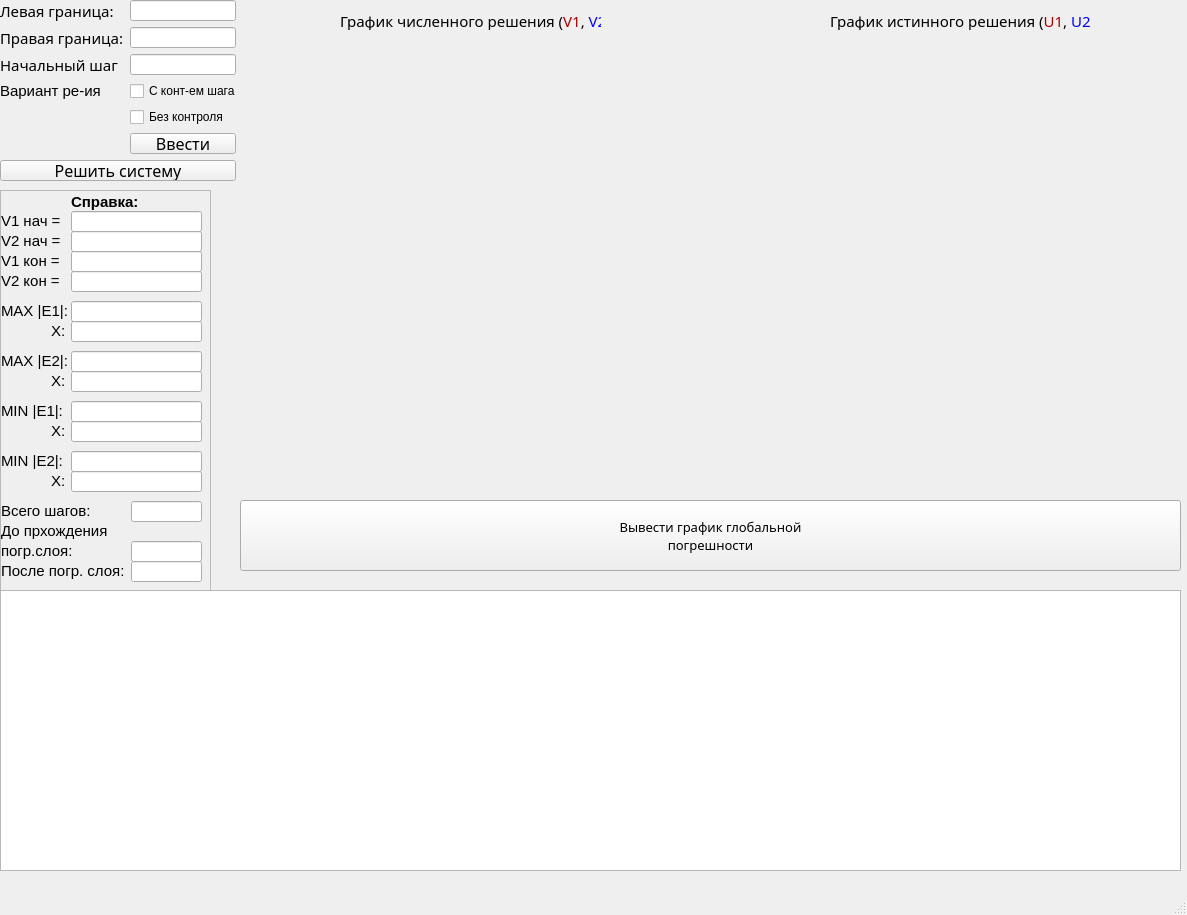
<?xml version="1.0" encoding="UTF-8"?>
<ui version="4.0">
 <class>MainWindow</class>
 <widget class="QMainWindow" name="MainWindow">
  <property name="geometry">
   <rect>
    <x>0</x>
    <y>0</y>
    <width>1187</width>
    <height>915</height>
   </rect>
  </property>
  <property name="windowTitle">
   <string>MainWindow</string>
  </property>
  <widget class="QWidget" name="centralwidget">
   <widget class="QWidget" name="formLayoutWidget">
    <property name="geometry">
     <rect>
      <x>0</x>
      <y>0</y>
      <width>236</width>
      <height>181</height>
     </rect>
    </property>
    <layout class="QFormLayout" name="formLayout">
     <item row="0" column="0">
      <widget class="QLabel" name="label">
       <property name="font">
        <font>
         <family>Modern No. 20</family>
         <pointsize>12</pointsize>
         <bold>false</bold>
        </font>
       </property>
       <property name="text">
        <string>&lt;html&gt;&lt;head/&gt;&lt;body&gt;&lt;p&gt;&lt;span style=&quot; font-size:11pt;&quot;&gt;Левая граница:&lt;/span&gt;&lt;/p&gt;&lt;/body&gt;&lt;/html&gt;</string>
       </property>
       <property name="textFormat">
        <enum>Qt::TextFormat::AutoText</enum>
       </property>
      </widget>
     </item>
     <item row="1" column="0">
      <widget class="QLabel" name="label_2">
       <property name="font">
        <font>
         <family>Modern No. 20</family>
         <pointsize>12</pointsize>
        </font>
       </property>
       <property name="text">
        <string>&lt;html&gt;&lt;head/&gt;&lt;body&gt;&lt;p&gt;&lt;span style=&quot; font-size:11pt;&quot;&gt;Правая граница:&lt;/span&gt;&lt;/p&gt;&lt;/body&gt;&lt;/html&gt;</string>
       </property>
      </widget>
     </item>
     <item row="1" column="1">
      <widget class="QLineEdit" name="lineEdit_2"/>
     </item>
     <item row="2" column="0">
      <widget class="QLabel" name="label_3">
       <property name="font">
        <font>
         <family>Modern No. 20</family>
         <pointsize>12</pointsize>
        </font>
       </property>
       <property name="text">
        <string>&lt;html&gt;&lt;head/&gt;&lt;body&gt;&lt;p&gt;&lt;span style=&quot; font-size:11pt;&quot;&gt;Начальный шаг&lt;/span&gt;&lt;/p&gt;&lt;/body&gt;&lt;/html&gt;</string>
       </property>
      </widget>
     </item>
     <item row="2" column="1">
      <widget class="QLineEdit" name="lineEdit_3"/>
     </item>
     <item row="3" column="0">
      <widget class="QLabel" name="label_16">
       <property name="text">
        <string>&lt;html&gt;&lt;head/&gt;&lt;body&gt;&lt;p&gt;&lt;span style=&quot; font-size:11pt;&quot;&gt;Вариант ре-ия&lt;/span&gt;&lt;/p&gt;&lt;/body&gt;&lt;/html&gt;</string>
       </property>
      </widget>
     </item>
     <item row="4" column="1">
      <widget class="QCheckBox" name="checkBox_2">
       <property name="text">
        <string>Без контроля</string>
       </property>
      </widget>
     </item>
     <item row="5" column="1">
      <widget class="QPushButton" name="pushButton">
       <property name="font">
        <font>
         <family>Modern No. 20</family>
         <pointsize>12</pointsize>
        </font>
       </property>
       <property name="text">
        <string>Ввести</string>
       </property>
      </widget>
     </item>
     <item row="0" column="1">
      <widget class="QLineEdit" name="lineEdit"/>
     </item>
     <item row="3" column="1">
      <widget class="QCheckBox" name="checkBox">
       <property name="text">
        <string>С конт-ем шага</string>
       </property>
      </widget>
     </item>
     <item row="6" column="0" colspan="2">
      <widget class="QPushButton" name="pushButton_2">
       <property name="font">
        <font>
         <family>Modern No. 20</family>
         <pointsize>12</pointsize>
        </font>
       </property>
       <property name="styleSheet">
        <string notr="true"/>
       </property>
       <property name="text">
        <string>Решить систему</string>
       </property>
      </widget>
     </item>
    </layout>
   </widget>
   <widget class="QTableWidget" name="tableWidget">
    <property name="geometry">
     <rect>
      <x>0</x>
      <y>590</y>
      <width>1181</width>
      <height>281</height>
     </rect>
    </property>
   </widget>
   <widget class="QCustomPlot" name="widget" native="true">
    <property name="geometry">
     <rect>
      <x>250</x>
      <y>30</y>
      <width>461</width>
      <height>451</height>
     </rect>
    </property>
   </widget>
   <widget class="QLabel" name="label_4">
    <property name="geometry">
     <rect>
      <x>340</x>
      <y>10</y>
      <width>261</width>
      <height>20</height>
     </rect>
    </property>
    <property name="font">
     <font>
      <family>Modern No. 20</family>
      <pointsize>10</pointsize>
     </font>
    </property>
    <property name="text">
     <string>&lt;html&gt;&lt;head/&gt;&lt;body&gt;&lt;p&gt;&lt;span style=&quot; font-size:11pt;&quot;&gt;График численного решения (&lt;/span&gt;&lt;span style=&quot; font-size:11pt; color:#aa0000;&quot;&gt;V1&lt;/span&gt;&lt;span style=&quot; font-size:11pt;&quot;&gt;,&lt;/span&gt;&lt;span style=&quot; font-size:11pt; color:#0000ff;&quot;&gt; V2&lt;/span&gt;&lt;span style=&quot; font-size:11pt;&quot;&gt;)&lt;/span&gt;&lt;/p&gt;&lt;/body&gt;&lt;/html&gt;</string>
    </property>
   </widget>
   <widget class="QCustomPlot" name="widget_2" native="true">
    <property name="geometry">
     <rect>
      <x>720</x>
      <y>30</y>
      <width>461</width>
      <height>451</height>
     </rect>
    </property>
   </widget>
   <widget class="QLabel" name="label_5">
    <property name="geometry">
     <rect>
      <x>830</x>
      <y>10</y>
      <width>261</width>
      <height>20</height>
     </rect>
    </property>
    <property name="font">
     <font>
      <family>Modern No. 20</family>
      <pointsize>10</pointsize>
     </font>
    </property>
    <property name="text">
     <string>&lt;html&gt;&lt;head/&gt;&lt;body&gt;&lt;p&gt;&lt;span style=&quot; font-size:11pt;&quot;&gt;График истинного решения (&lt;/span&gt;&lt;span style=&quot; font-size:11pt; color:#aa0000;&quot;&gt;U1&lt;/span&gt;&lt;span style=&quot; font-size:11pt;&quot;&gt;, &lt;/span&gt;&lt;span style=&quot; font-size:11pt; color:#0000ff;&quot;&gt;U2&lt;/span&gt;&lt;span style=&quot; font-size:11pt;&quot;&gt;)&lt;/span&gt;&lt;/p&gt;&lt;/body&gt;&lt;/html&gt;</string>
    </property>
   </widget>
   <widget class="QPushButton" name="pushButton_3">
    <property name="geometry">
     <rect>
      <x>240</x>
      <y>500</y>
      <width>941</width>
      <height>71</height>
     </rect>
    </property>
    <property name="font">
     <font>
      <family>Modern No. 20</family>
      <pointsize>10</pointsize>
     </font>
    </property>
    <property name="text">
     <string>Вывести график глобальной 
погрешности</string>
    </property>
   </widget>
   <widget class="QScrollArea" name="scrollArea">
    <property name="geometry">
     <rect>
      <x>0</x>
      <y>190</y>
      <width>211</width>
      <height>401</height>
     </rect>
    </property>
    <property name="widgetResizable">
     <bool>true</bool>
    </property>
    <widget class="QWidget" name="scrollAreaWidgetContents">
     <property name="geometry">
      <rect>
       <x>0</x>
       <y>0</y>
       <width>209</width>
       <height>399</height>
      </rect>
     </property>
     <widget class="QLabel" name="label_6">
      <property name="geometry">
       <rect>
        <x>70</x>
        <y>1</y>
        <width>71</width>
        <height>20</height>
       </rect>
      </property>
      <property name="text">
       <string>&lt;html&gt;&lt;head/&gt;&lt;body&gt;&lt;p&gt;&lt;span style=&quot; font-size:11pt; font-weight:700;&quot;&gt;Справка:&lt;/span&gt;&lt;/p&gt;&lt;/body&gt;&lt;/html&gt;</string>
      </property>
     </widget>
     <widget class="QLabel" name="label_7">
      <property name="geometry">
       <rect>
        <x>0</x>
        <y>20</y>
        <width>71</width>
        <height>20</height>
       </rect>
      </property>
      <property name="text">
       <string>&lt;html&gt;&lt;head/&gt;&lt;body&gt;&lt;p&gt;&lt;span style=&quot; font-size:11pt; color:#000000;&quot;&gt;V1 нач = &lt;/span&gt;&lt;/p&gt;&lt;/body&gt;&lt;/html&gt;</string>
      </property>
     </widget>
     <widget class="QLabel" name="label_8">
      <property name="geometry">
       <rect>
        <x>0</x>
        <y>40</y>
        <width>71</width>
        <height>20</height>
       </rect>
      </property>
      <property name="text">
       <string>&lt;html&gt;&lt;head/&gt;&lt;body&gt;&lt;p&gt;&lt;span style=&quot; font-size:11pt; color:#000000;&quot;&gt;V2 нач = &lt;/span&gt;&lt;/p&gt;&lt;/body&gt;&lt;/html&gt;</string>
      </property>
     </widget>
     <widget class="QLineEdit" name="lineEdit_4">
      <property name="geometry">
       <rect>
        <x>70</x>
        <y>20</y>
        <width>131</width>
        <height>21</height>
       </rect>
      </property>
     </widget>
     <widget class="QLineEdit" name="lineEdit_5">
      <property name="geometry">
       <rect>
        <x>70</x>
        <y>40</y>
        <width>131</width>
        <height>21</height>
       </rect>
      </property>
     </widget>
     <widget class="QLabel" name="label_9">
      <property name="geometry">
       <rect>
        <x>0</x>
        <y>60</y>
        <width>71</width>
        <height>20</height>
       </rect>
      </property>
      <property name="text">
       <string>&lt;html&gt;&lt;head/&gt;&lt;body&gt;&lt;p&gt;&lt;span style=&quot; font-size:11pt; color:#000000;&quot;&gt;V1 кон = &lt;/span&gt;&lt;/p&gt;&lt;/body&gt;&lt;/html&gt;</string>
      </property>
     </widget>
     <widget class="QLineEdit" name="lineEdit_6">
      <property name="geometry">
       <rect>
        <x>70</x>
        <y>60</y>
        <width>131</width>
        <height>21</height>
       </rect>
      </property>
     </widget>
     <widget class="QLabel" name="label_10">
      <property name="geometry">
       <rect>
        <x>0</x>
        <y>80</y>
        <width>71</width>
        <height>20</height>
       </rect>
      </property>
      <property name="text">
       <string>&lt;html&gt;&lt;head/&gt;&lt;body&gt;&lt;p&gt;&lt;span style=&quot; font-size:11pt; color:#000000;&quot;&gt;V2 кон = &lt;/span&gt;&lt;/p&gt;&lt;/body&gt;&lt;/html&gt;</string>
      </property>
     </widget>
     <widget class="QLineEdit" name="lineEdit_7">
      <property name="geometry">
       <rect>
        <x>70</x>
        <y>80</y>
        <width>131</width>
        <height>21</height>
       </rect>
      </property>
     </widget>
     <widget class="QLabel" name="label_11">
      <property name="geometry">
       <rect>
        <x>0</x>
        <y>110</y>
        <width>71</width>
        <height>20</height>
       </rect>
      </property>
      <property name="text">
       <string>&lt;html&gt;&lt;head/&gt;&lt;body&gt;&lt;p&gt;&lt;span style=&quot; font-size:11pt; color:#000000;&quot;&gt;MAX |E1|:&lt;/span&gt;&lt;/p&gt;&lt;/body&gt;&lt;/html&gt;</string>
      </property>
     </widget>
     <widget class="QLineEdit" name="lineEdit_8">
      <property name="geometry">
       <rect>
        <x>70</x>
        <y>110</y>
        <width>131</width>
        <height>21</height>
       </rect>
      </property>
     </widget>
     <widget class="QLineEdit" name="lineEdit_9">
      <property name="geometry">
       <rect>
        <x>70</x>
        <y>160</y>
        <width>131</width>
        <height>21</height>
       </rect>
      </property>
     </widget>
     <widget class="QLabel" name="label_12">
      <property name="geometry">
       <rect>
        <x>0</x>
        <y>160</y>
        <width>71</width>
        <height>20</height>
       </rect>
      </property>
      <property name="text">
       <string>&lt;html&gt;&lt;head/&gt;&lt;body&gt;&lt;p&gt;&lt;span style=&quot; font-size:11pt; color:#000000;&quot;&gt;MAX |E2|:&lt;/span&gt;&lt;/p&gt;&lt;/body&gt;&lt;/html&gt;</string>
      </property>
     </widget>
     <widget class="QLineEdit" name="lineEdit_10">
      <property name="geometry">
       <rect>
        <x>70</x>
        <y>210</y>
        <width>131</width>
        <height>21</height>
       </rect>
      </property>
     </widget>
     <widget class="QLineEdit" name="lineEdit_11">
      <property name="geometry">
       <rect>
        <x>70</x>
        <y>260</y>
        <width>131</width>
        <height>21</height>
       </rect>
      </property>
     </widget>
     <widget class="QLineEdit" name="lineEdit_12">
      <property name="geometry">
       <rect>
        <x>130</x>
        <y>310</y>
        <width>71</width>
        <height>21</height>
       </rect>
      </property>
     </widget>
     <widget class="QLabel" name="label_13">
      <property name="geometry">
       <rect>
        <x>0</x>
        <y>210</y>
        <width>71</width>
        <height>20</height>
       </rect>
      </property>
      <property name="text">
       <string>&lt;html&gt;&lt;head/&gt;&lt;body&gt;&lt;p&gt;&lt;span style=&quot; font-size:11pt; color:#000000;&quot;&gt;MIN |E1|:&lt;/span&gt;&lt;/p&gt;&lt;/body&gt;&lt;/html&gt;</string>
      </property>
     </widget>
     <widget class="QLabel" name="label_14">
      <property name="geometry">
       <rect>
        <x>0</x>
        <y>260</y>
        <width>71</width>
        <height>20</height>
       </rect>
      </property>
      <property name="text">
       <string>&lt;html&gt;&lt;head/&gt;&lt;body&gt;&lt;p&gt;&lt;span style=&quot; font-size:11pt; color:#000000;&quot;&gt;MIN |E2|:&lt;/span&gt;&lt;/p&gt;&lt;/body&gt;&lt;/html&gt;</string>
      </property>
     </widget>
     <widget class="QLabel" name="label_15">
      <property name="geometry">
       <rect>
        <x>0</x>
        <y>310</y>
        <width>101</width>
        <height>20</height>
       </rect>
      </property>
      <property name="text">
       <string>&lt;html&gt;&lt;head/&gt;&lt;body&gt;&lt;p&gt;&lt;span style=&quot; font-size:11pt;&quot;&gt;Всего шагов:&lt;/span&gt;&lt;/p&gt;&lt;/body&gt;&lt;/html&gt;</string>
      </property>
     </widget>
     <widget class="QLineEdit" name="lineEdit_13">
      <property name="geometry">
       <rect>
        <x>70</x>
        <y>130</y>
        <width>131</width>
        <height>21</height>
       </rect>
      </property>
     </widget>
     <widget class="QLineEdit" name="lineEdit_14">
      <property name="geometry">
       <rect>
        <x>70</x>
        <y>180</y>
        <width>131</width>
        <height>21</height>
       </rect>
      </property>
     </widget>
     <widget class="QLineEdit" name="lineEdit_15">
      <property name="geometry">
       <rect>
        <x>70</x>
        <y>230</y>
        <width>131</width>
        <height>21</height>
       </rect>
      </property>
     </widget>
     <widget class="QLineEdit" name="lineEdit_16">
      <property name="geometry">
       <rect>
        <x>70</x>
        <y>280</y>
        <width>131</width>
        <height>21</height>
       </rect>
      </property>
     </widget>
     <widget class="QLabel" name="label_17">
      <property name="geometry">
       <rect>
        <x>50</x>
        <y>130</y>
        <width>16</width>
        <height>20</height>
       </rect>
      </property>
      <property name="text">
       <string>&lt;html&gt;&lt;head/&gt;&lt;body&gt;&lt;p&gt;&lt;span style=&quot; font-size:11pt; color:#000000;&quot;&gt;X:&lt;/span&gt;&lt;/p&gt;&lt;/body&gt;&lt;/html&gt;</string>
      </property>
     </widget>
     <widget class="QLabel" name="label_18">
      <property name="geometry">
       <rect>
        <x>50</x>
        <y>180</y>
        <width>16</width>
        <height>20</height>
       </rect>
      </property>
      <property name="text">
       <string>&lt;html&gt;&lt;head/&gt;&lt;body&gt;&lt;p&gt;&lt;span style=&quot; font-size:11pt; color:#000000;&quot;&gt;X:&lt;/span&gt;&lt;/p&gt;&lt;/body&gt;&lt;/html&gt;</string>
      </property>
     </widget>
     <widget class="QLabel" name="label_19">
      <property name="geometry">
       <rect>
        <x>50</x>
        <y>230</y>
        <width>16</width>
        <height>20</height>
       </rect>
      </property>
      <property name="text">
       <string>&lt;html&gt;&lt;head/&gt;&lt;body&gt;&lt;p&gt;&lt;span style=&quot; font-size:11pt; color:#000000;&quot;&gt;X:&lt;/span&gt;&lt;/p&gt;&lt;/body&gt;&lt;/html&gt;</string>
      </property>
     </widget>
     <widget class="QLabel" name="label_20">
      <property name="geometry">
       <rect>
        <x>50</x>
        <y>280</y>
        <width>16</width>
        <height>20</height>
       </rect>
      </property>
      <property name="text">
       <string>&lt;html&gt;&lt;head/&gt;&lt;body&gt;&lt;p&gt;&lt;span style=&quot; font-size:11pt; color:#000000;&quot;&gt;X:&lt;/span&gt;&lt;/p&gt;&lt;/body&gt;&lt;/html&gt;</string>
      </property>
     </widget>
     <widget class="QLabel" name="label_21">
      <property name="geometry">
       <rect>
        <x>0</x>
        <y>330</y>
        <width>111</width>
        <height>21</height>
       </rect>
      </property>
      <property name="text">
       <string>&lt;html&gt;&lt;head/&gt;&lt;body&gt;&lt;p&gt;&lt;span style=&quot; font-size:11pt;&quot;&gt;До прхождения&lt;/span&gt;&lt;/p&gt;&lt;/body&gt;&lt;/html&gt;</string>
      </property>
      <property name="textFormat">
       <enum>Qt::TextFormat::MarkdownText</enum>
      </property>
     </widget>
     <widget class="QLabel" name="label_22">
      <property name="geometry">
       <rect>
        <x>0</x>
        <y>370</y>
        <width>131</width>
        <height>21</height>
       </rect>
      </property>
      <property name="text">
       <string>&lt;html&gt;&lt;head/&gt;&lt;body&gt;&lt;p&gt;&lt;span style=&quot; font-size:11pt;&quot;&gt;После погр. слоя:&lt;/span&gt;&lt;/p&gt;&lt;/body&gt;&lt;/html&gt;</string>
      </property>
     </widget>
     <widget class="QLineEdit" name="lineEdit_18">
      <property name="geometry">
       <rect>
        <x>130</x>
        <y>370</y>
        <width>71</width>
        <height>21</height>
       </rect>
      </property>
     </widget>
     <widget class="QLineEdit" name="lineEdit_17">
      <property name="geometry">
       <rect>
        <x>130</x>
        <y>350</y>
        <width>71</width>
        <height>21</height>
       </rect>
      </property>
     </widget>
     <widget class="QLabel" name="label_23">
      <property name="geometry">
       <rect>
        <x>0</x>
        <y>350</y>
        <width>111</width>
        <height>21</height>
       </rect>
      </property>
      <property name="text">
       <string>&lt;html&gt;&lt;head/&gt;&lt;body&gt;&lt;p&gt;&lt;span style=&quot; font-size:11pt;&quot;&gt;погр.слоя:&lt;/span&gt;&lt;/p&gt;&lt;/body&gt;&lt;/html&gt;</string>
      </property>
      <property name="textFormat">
       <enum>Qt::TextFormat::MarkdownText</enum>
      </property>
     </widget>
    </widget>
   </widget>
  </widget>
  <widget class="QMenuBar" name="menubar">
   <property name="geometry">
    <rect>
     <x>0</x>
     <y>0</y>
     <width>1187</width>
     <height>21</height>
    </rect>
   </property>
  </widget>
  <widget class="QStatusBar" name="statusbar"/>
 </widget>
 <customwidgets>
  <customwidget>
   <class>QCustomPlot</class>
   <extends>QWidget</extends>
   <header>qcustomplot.h</header>
   <container>1</container>
  </customwidget>
 </customwidgets>
 <resources/>
 <connections/>
</ui>
